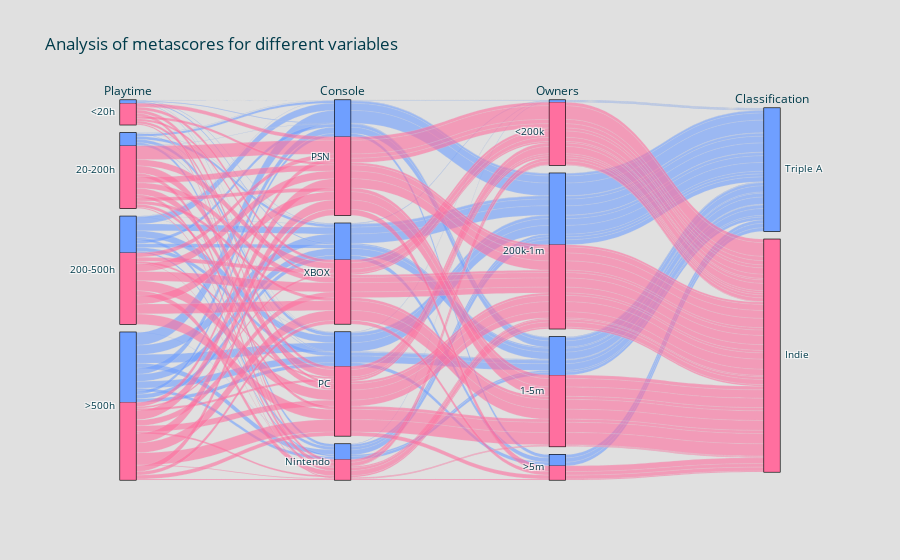

Notebook code for this chart:
### Code cell
data = go.Parcats(
    dimensions=[
        {'label':'Playtime',
         'values':com_df['playt_bins'],
         'categoryorder': 'array','categoryarray':['<20h','20-200h','200-500h','>500h']},
        
        # {'label':'Launch Price',
        #  'values':com_df['price_bins'],
        #  'categoryorder': 'array','categoryarray':['<10$','10-20$','20-50$','>50$']},
        
        {'label':'Console',
         'values':com_df['console_bins']},

        {'label':'Owners',
         'values':com_df['owners_bins'],
         'categoryorder': 'array', 'categoryarray':['<200k','200k-1m','1-5m','>5m']},
        
        # {'label':'Positive ratings',
        #  'values':com_df['ratio_bins'],
        #  'categoryorder': 'array', 'categoryarray':['High','Average','Low']},
        
        # {'label':'Metascore',
        #  'values':com_df['meta_bins'],
        #  'categoryorder': 'array', 'categoryarray':['High','Average','Low']},


        {'label':'Classification',
         'values':com_df['AAA_bins']}
    ],
    sortpaths='backward',
    line={'color' : [AAA_colors[meta] for meta in com_df['is_aaa']], # comparing for Triple A
          'shape':'hspline'}, # 'hspline' is nicer but slower
)

layout = go.Layout(
    title = 'Analysis of metascores for different variables',
    paper_bgcolor = '#E0E0E0',
    font={'color':'#003B4A'},
)

fig = go.Figure(data=data, layout=layout)

fig.show()

### Figure 1 — Plotly figure (JSON) as saved in the notebook; plotly's stock layout.template omitted (floating-point values rounded to 4 significant figures; data arrays with more than 128 entries replaced by an {"elided": "..."} marker saying what was removed)
{"data": [{"dimensions": [{"categoryarray": ["<20h", "20-200h", "200-500h", ">500h"], "categoryorder": "array", "label": "Playtime", "values": {"elided": "1907 str values"}}, {"label": "Console", "values": {"elided": "1907 str values"}}, {"categoryarray": ["<200k", "200k-1m", "1-5m", ">5m"], "categoryorder": "array", "label": "Owners", "values": {"elided": "1907 str values"}}, {"label": "Classification", "values": {"elided": "1907 str values"}}], "line": {"color": {"elided": "1907 str values"}, "shape": "hspline"}, "sortpaths": "backward", "type": "parcats"}], "layout": {"font": {"color": "#003B4A"}, "paper_bgcolor": "#E0E0E0", "title": {"text": "Analysis of metascores for different variables"}}}
